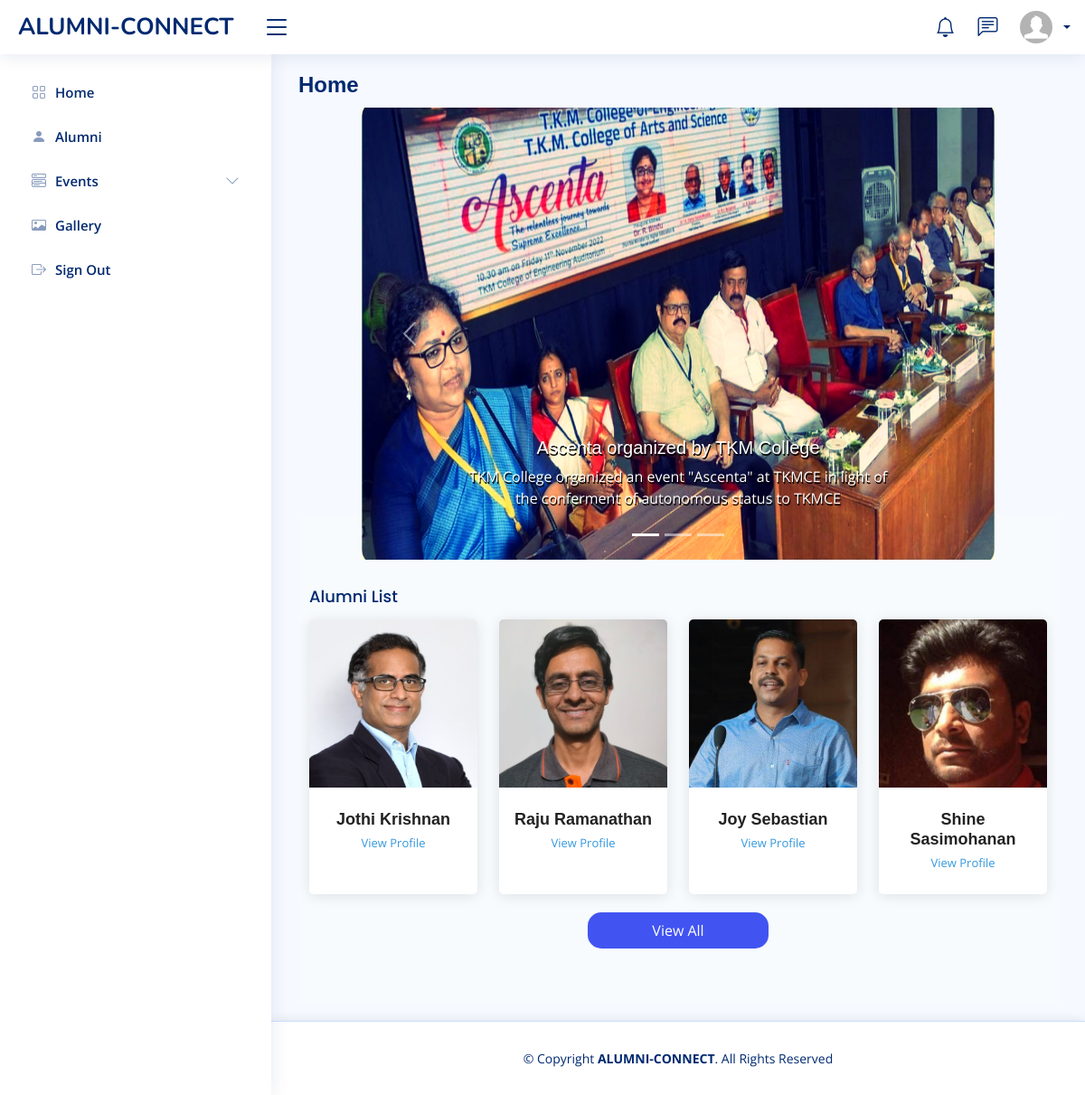
The page /alumnis/FacultyView/ (signed in) on the database its author committed.
### alumnis/models.py (models this page shows)
class AlumniProPic(models.Model):
  proPic = models.ImageField(upload_to='alumniProPic/')
  email = models.CharField(max_length=255,primary_key=True, default="")

class Alumnis(models.Model):
  fname = models.CharField(max_length=255,default="")
  lname = models.CharField(max_length=255,default="")
  email = models.CharField(max_length=255,primary_key=True)
  branch = models.CharField(max_length=255,default="")
  yoa = models.IntegerField(default=0)
  mobile = models.IntegerField(default=0)
  password = models.CharField(max_length=255)
  otp = models.IntegerField(default=0)
  verified = models.IntegerField(default=0)
  profile = models.IntegerField(default=0)

### alumnis/views.py (the view)
# urls.py: path('FacultyView/', views.FacultyView, name='FacultyView'),
def FacultyView(request):
  if 'email' in request.session:
    f=request.session.get('email')
    user = Faculty.objects.filter(email=f).values()
    alumniList =Alumnis.objects.filter(profile=1).order_by('email')[:4]
    alumniD=[]
    for i in alumniList:
      cp=AlumniProfile.objects.filter(email=i.email).count()
      ci=AlumniProPic.objects.filter(email=i.email).count()
      if int(cp)>0 and int(ci)>0:
        x=AlumniProfile.objects.get(email=i.email)
        y=AlumniProPic.objects.get(email=i.email)
        alumniD.append([i.email,i.fname,i.lname,x.linkedID,y.proPic])
      elif int(cp)>0 and int(ci)==0:
        x=AlumniProfile.objects.get(email=i.email)
        alumniD.append([i.email,i.fname,i.lname,x.linkedID,0])
    template = loader.get_template('FacultyView.html')
    context = {
    'myFaculty': user, 'alumniList': alumniD,
  }
    return HttpResponse(template.render(context, request))
  else:
    return redirect('index')

### alumnis/templates/FacultyView.html (shortened to what this page needs)
<!DOCTYPE html>
<html lang="en">
<head>
    {% load static %}
  <link href="{% static 'assets2/vendor/bootstrap/css/bootstrap.min.css' %}" rel="stylesheet">
  <link href="{% static 'assets2/vendor/bootstrap-icons/bootstrap-icons.css' %}" rel="stylesheet">
  <link href="{% static 'assets2/vendor/boxicons/css/boxicons.min.css' %}" rel="stylesheet">
  <link href="{% static 'assets2/vendor/quill/quill.snow.css' %}" rel="stylesheet">
  <link href="{% static 'assets2/vendor/quill/quill.bubble.css' %}" rel="stylesheet">
  <link href="{% static 'assets2/vendor/remixicon/remixicon.css' %}" rel="stylesheet">
  <link href="{% static 'assets2/vendor/simple-datatables/style.css' %}" rel="stylesheet">
  <link href="{% static 'assets2/css/style.css' %}" rel="stylesheet">
  <link href="{% static 'assets/css/style.css' %}" rel="stylesheet">
</head>
<body>
  {% include 'FacultyHeader.html' %}
  {% include 'FacultySidebar.html' %}
  <main id="main" class="main">
    <div class="pagetitle">
      <h1>Home</h1>
    </div>
    <div class="row">
      <center>
          <div class="col-xl-10">
          <div id="carouselExampleCaptions" class="carousel slide" data-bs-ride="carousel">
            <div class="carousel-indicators">
              <button type="button" data-bs-target="#carouselExampleCaptions" data-bs-slide-to="0" class="active" aria-current="true" aria-label="Slide 1"></button>
              <button type="button" data-bs-target="#carouselExampleCaptions" data-bs-slide-to="1" aria-label="Slide 2"></button>
              <button type="button" data-bs-target="#carouselExampleCaptions" data-bs-slide-to="2" aria-label="Slide 3"></button>
            </div>
            <div class="carousel-inner">
              <div class="carousel-item active">
                <img src="{% static 'assets2/img/events/slide1.jpg' %}" height="500px" class="d-block w-100" alt="...">
                <div class="carousel-caption d-none d-md-block">
                  <h5 style="text-shadow: 1px 2px #000;">Ascenta organized by TKM College </h5>
                  <p style="text-shadow: 1px 2px #000;">TKM College organized an event "Ascenta" at TKMCE in light of the conferment of autonomous status to TKMCE</p>
                </div>
              </div>
            </div>
            <button class="carousel-control-prev" type="button" data-bs-target="#carouselExampleCaptions" data-bs-slide="prev">
              <span class="carousel-control-prev-icon" aria-hidden="true"></span>
            </button>
            <button class="carousel-control-next" type="button" data-bs-target="#carouselExampleCaptions" data-bs-slide="next">
              <span class="carousel-control-next-icon" aria-hidden="true"></span>
            </button>
          </div>
          </div>
        </center>
          </div>
          <section class="team section-bg" style="margin-top:-50px;">
            <div class="container">
              <h5 class="card-title">Alumni List</h5>
              <div class="row">
                {% for i in alumniList %}
                  <div class="col-lg-3 col-md-6 d-flex align-items-stretch">
                    <div class="member" data-aos="fade-up" data-aos-delay="400">
                      <div class="member-img">
                        {% if i.4 %}
                        <img src="{% static 'media/' %}{{ i.4 }}" class="img-fluid" alt="">
                        {% else %}
                        <img src="{% static 'assets2/img/profile-img.jpg' %}" class="img-fluid" alt="">
                        {% endif %}
                      </div>
                      <div class="member-info">
                        <h4>{{ i.1 }} {{ i.2 }}</h4>
                        <span><a href="../viewAlumni/{{ i.0 }}">View Profile</a></span>
                      </div>
                    </div>
                  </div>
                {% endfor %}
              </div>
              <center><a style="color:white;" href="../adminAlumniList"><button style="background-color: #4154f1; border:none;border-radius:15px; width:200px;height:40px;color:white;">View All</button></a></center>
            </div>
          </section>
</main>
  <footer id="footer" class="footer">
    <div class="copyright">
      &copy; Copyright <strong><span>ALUMNI-CONNECT</span></strong>. All Rights Reserved
    </div>
  </footer>
</body>
</html>

### alumnis/static/assets2/css/style.css (style rules this page uses)
:root { scroll-behavior: smooth; }
body { font-family: "Open Sans", sans-serif; background: #f6f9ff; color: #444444; }
a { color: #4154f1; text-decoration: none; }
h1, h2, h3, h4, h5, h6 { font-family: "Nunito", sans-serif; }
#main { margin-top: 60px; padding: 20px 30px; transition: all 0.3s; }
.pagetitle { margin-bottom: 10px; }
.pagetitle h1 { font-size: 24px; margin-bottom: 0; font-weight: 600; color: #012970; }
.card-title { padding: 20px 0 15px 0; font-size: 18px; font-weight: 500; color: #012970; font-family: "Poppins", sans-serif; }
@media (min-width: 1200px) { #main, #footer { margin-left: 300px; } }
.footer { padding: 20px 0; font-size: 14px; transition: all 0.3s; border-top: 1px solid #cddfff; }
.footer .copyright { text-align: center; color: #012970; }

### alumnis/static/assets/css/style.css (style rules this page uses)
body { font-family: "Open Sans", sans-serif; color: #444444; }
a { color: #3498db; text-decoration: none; }
h1 { font-family: Verdana, Geneva, Tahoma, sans-serif; }
h2, h3, h4, h5, h6 { font-family: "Raleway", sans-serif; }
section { padding: 60px 0; overflow: hidden; }
.section-bg { background-color: #f7fbfe; }
.team .member { margin-bottom: 20px; overflow: hidden; text-align: center; border-radius: 5px; background: #fff; box-shadow: 0px 2px 15px rgba(0, 0, 0, 0.1); }
.team .member .member-img { position: relative; overflow: hidden; }
.team .member .member-info { padding: 25px 15px; }
.team .member .member-info h4 { font-weight: 700; margin-bottom: 5px; font-size: 18px; color: #222222; }
.team .member .member-info span { display: block; font-size: 13px; font-weight: 400; color: #aaaaaa; }
#footer { background: #fff; box-shadow: 0px 0px 12px 0px rgba(0, 0, 0, 0.1); padding: 30px 0; color: #222222; font-size: 14px; }

### rows shown on the page
AlumniProPic: proPic (picture)
Alumnis: fname "Jothi", lname "Krishnan"
AlumniProPic: proPic (picture)
Alumnis: fname "Raju", lname "Ramanathan"
AlumniProPic: proPic (picture)
Alumnis: fname "Joy", lname "Sebastian"
AlumniProPic: proPic (picture)
Alumnis: fname "Shine", lname "Sasimohanan"
